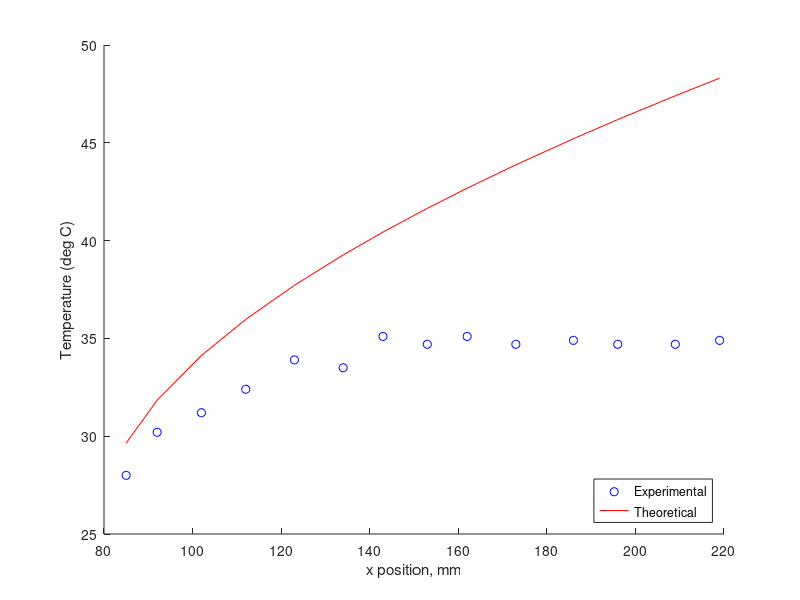
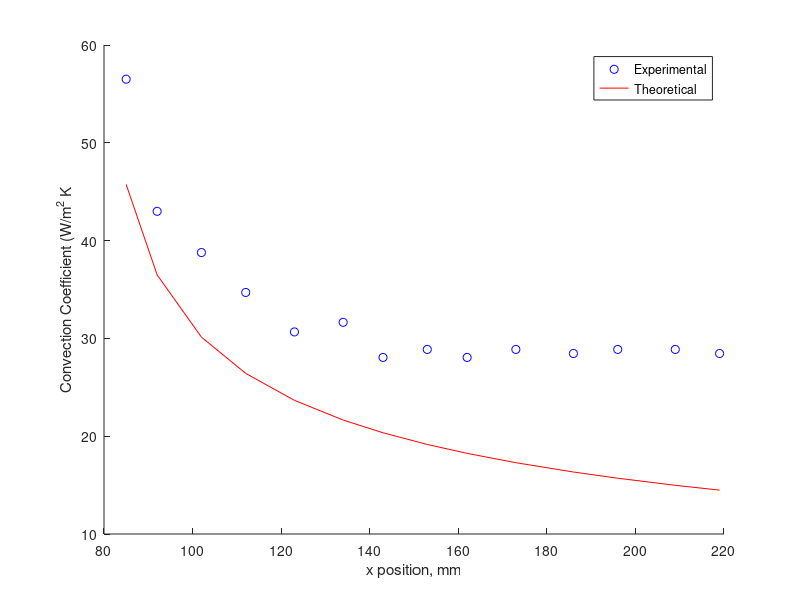
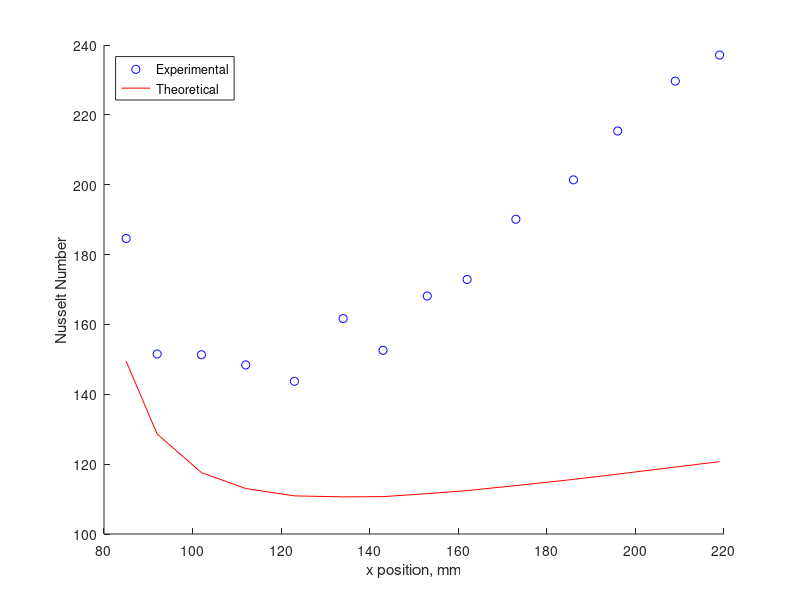

Reproduce these figures in MATLAB, in order.
%%%%%%%%%%%%%%%%%%%%%%%%%%%%%%%%%%%%%%%%%%%%%%%%%%%%%%%%%%%%%%%%%%%%%%%%%%%
% Dallin Romney                                                           %
% Convection over a Flat Plate                               %                                                       %
%%%%%%%%%%%%%%%%%%%%%%%%%%%%%%%%%%%%%%%%%%%%%%%%%%%%%%%%%%%%%%%%%%%%%%%%%%%

clear, clc, close all

% Experiment properties
    P = 657*133.3; % Ambient pressure, mmHg to Pa
    R = 156.5;     % Resistance, Ohms
    V = 35.89;     % Voltage, V
    f = 9;         % Wind tunnel fan frequency, Hz
    
    Tamb = 21.0 + 273.15; % Ambient Temperature, K

    plateW =  68/1000;      % Width of heated plate, m
    xStart =  77/1000;      % x location of beginning of heated plate, m
    xEnd   = 230/1000;      % x location of end of heated plate, m
    plateL = xEnd - xStart; % Length of heated plate, m

    % x locations of each thermocouple, m
    x = [85 92 102 112 123 134 143 153 162 173 186 196 209 219]/1000;
    
    u = 0.704*f - 1.373; % Free-stream velocity, m/s
    Q = V^2/R;           % Power into plate (two-sided), W
    A = plateW*plateL;   % Plate surface area, m^2
    q = Q/(2*A);         % Heat flux through plate (2 sided), W/m^2

%%%%%%%%%%%%%%%%%%%%%%%%%%%%%% Import Data %%%%%%%%%%%%%%%%%%%%%%%%%%%%%%%%

    data = textread('Flat Plate.txt', '%f'); % Read in measurements
    T = data(2:2:end)' + 273.15;             % Extract temperatures (K)
    T6 = T(6); T12 = T(12);                  % Extract redundancies
    T(6) = []; T(12) = [];                   % (6 and 12 for conductance)

%%%%%%%%%%%%%%%%%%%%%%%%%%% Properties of Air %%%%%%%%%%%%%%%%%%%%%%%%%%%%%
    
    Tf = (T + Tamb)/2; % Film temperature
    
% Emperical / theoretical property correlations: anonymous functions
  % Thermal conductivity of air from empirical correlation
    kFun = @(T) T.^3*1.5207e-11 - T.^2*4.8574e-8 + T*1.0184e-4 - 3.9333e-4;
  % Specific heat of air from empirical correlation
    cFun = @(T) T.^4*1.933e-10 - T.^3*8e-7+T.^2*1.141e-3 - T*4.489e-1+1058;
  % Density of air from ideal gas law
    dFun = @(T, p) p./(287.05*T);
  % Dynamic viscosity of air from the Sutherland equation
    vFun = @(T) (T.^(1.5)*1.458e-6)./(T + 110.4);
    
    % Experimental thermal conductivities and densities/viscosities for air
    kf = kFun(Tf);
    d  = dFun(Tf, P);
    v  = vFun(Tf);
    cp = cFun(Tf);
    
%%%%%%%%%%%%%%%%%%%%%%%%%%%%% Experimental values %%%%%%%%%%%%%%%%%%%%%%%%%

% Plot measured surface temperatures
figure; hold on
plot(x*1000, T - 273.15, 'bo');
xlabel('x position, mm'); ylabel('Temperature (deg C)');

% Experimental convection coefficients; plot vs. x
hExp = q./(T - Tamb);
figure; hold on
plot(x*1000, hExp, 'bo');
xlabel('x position, mm'); ylabel('Convection Coefficient (W/m^2 K');

% Experimental Nusselt numbers at each x value; plot vs. x
NuExp = hExp.*x./kf;
figure; hold on
plot(x*1000, NuExp, 'bo');
xlabel('x position, mm'); ylabel('Nusselt Number');

%%%%%%%%%%%%%%%%%%%%%%%%%%% Theoretical values %%%%%%%%%%%%%%%%%%%%%%%%%%%%

Prx = cp.*v./kf;  % Prandlt number at each x value
Rex = d.*u.*x./v; % Reynolds number at each x value

% Nusselt number from empirical correlation; add to plot
Nux = (0.453*Rex.^0.5.*Prx.^(1/3))./((1 - (xStart./x).^0.75).^(1/3));
figure(3); plot(x*1000, Nux, 'r-');
legend('Experimental', 'Theoretical', 'Location', 'Northwest');

% hx from empirical nusselt number; add to plot
hx = Nux.*kf./x;
figure(2); plot(x*1000, hx, 'r-');
legend('Experimental', 'Theoretical');

% Theoretical surface temperatures based on measured power and theo h; plot
Tx = q./hx + Tamb;
figure(1); plot(x*1000, Tx - 273.15, 'r-');
legend('Experimental', 'Theoretical', 'Location', 'Southeast');

%%%%%%%%%%%%%%%%%%%%%%%%%%%%%% RADIATION %%%%%%%%%%%%%%%%%%%%%%%%%%%%%%%%%%
    
    emiss = 0.7;                             % Plate emissivity
    qRad = emiss*(5.67e-8)*(T.^4 - Tamb.^4); % Radiative heat flux

%%%%%%%%%%%%%%%%%%%%%%%%%%%%% INTEGRATION %%%%%%%%%%%%%%%%%%%%%%%%%%%%%%%%%

% The widths used for integration are the averages of consecutive
% differences between x positions. The first and last ones use the distance
% from the edge plus half the distance to the closest value.
dx = diff(x);
xW = [x(1)-xStart+dx(1)/2,(dx(1:end-1)+dx(2:end))/2,xEnd-x(end)+dx(end)/2];

% Anonymous functions for averaging and integrating
integrateX = @(var) sum(xW.*var) * plateW; % Int = sum(width*var*dx)
averageX   = @(var) sum(xW.*var) / plateL; % Avg = 1/L*int(var*dx)

% Weighted averages along x direction
    hTheoAvg  = averageX(hx);              % Convection coefficients
    hExpAvg   = averageX(hExp);            %
    kfAvg     = averageX(kf);              % Thermal conductivity
    NuTheoAvg = hTheoAvg*plateL / kfAvg;   % Nusselt numbers ( = f(h, kf))
    NuExpAvg  = hExpAvg *plateL / kfAvg;   %
    TTheoAvg  = averageX(Tx);              % Temperatures
    TExpAvg   = averageX(T);               %
    qRadAvg   = averageX(qRad);            % Radiation flux
    
% Heat loss due to radiation (two sides)
    QRad      = 2*integrateX(qRad);       
    
% Simple arithmetic means (yields similar results to weighted averages)
    NuTheoMean = mean(Nux);                % Nusselt numbers
    NuExpMean  = mean(NuExp);              %
    hTheoMean  = mean(hx);                 % Convection coefficients
    hExpMean   = mean(hExp);               %
    TTheoMean  = mean(Tx);                 % Temperatures
    TExpMean   = mean(T);                  %
    